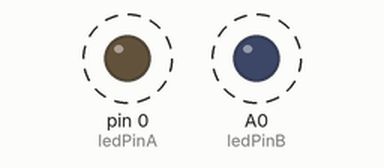
A program run on a simulated Teensy 3. On the bench: output pins drawn as LEDs (lit = HIGH). Dashed ring = blinking.

Above: at 0.05 s.
Timing chart, 0 to 3.0 s (numbered marks = the images above):
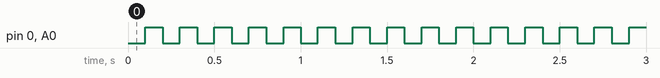

The program:

main.cpp
```cpp
#include <Arduino.h>
#include "ledfunctions.h"


uint8_t ledPinA = 0; //pin of led
uint8_t ledPinB = 14;
uint32_t delaytime_ms = 100;
//uint32_t prevtime_ms = 0;
//uint32_t currenttime_ms = 0;
bool ledstate = LOW;

// the setup function runs once when you press reset or power the board
void setup() {
  // initialize External LED as an output.
  pinMode(ledPinA, OUTPUT);
  pinMode(ledPinB, OUTPUT);
 }

void loop() {
  static uint32_t prevtime_ms = 0; //static makes the value execute on the first call
  uint32_t currenttime_ms = millis();

  if ((currenttime_ms-prevtime_ms) >= delaytime_ms) {
    //reset timer
    prevtime_ms = currenttime_ms;
    toggleLED(ledPinA);
    toggleLED(ledPinB);


    //digitalWrite(ledPin, !digitalRead(ledPin));
  }
}
```

ledfunctions.cpp
```cpp
#include <Arduino.h>

void toggleLED(uint8_t ledPin){
  uint8_t ledstate = digitalRead(ledPin);
  if(ledstate == HIGH){//if LED is ON, Switch LED off
    ledstate = LOW;
    }
    else{ //Switch led ON
    ledstate = HIGH;
    }
    digitalWrite(ledPin, ledstate);
}
```

ledfunctions.h
```cpp
#ifndef LETFUNCTIONS_H
#define LEDFUNCTIONS_H

#include <Arduino.h>

void toggleLED(uint8_t ledPin);

#endif
```

Measured:
- by itself, pin 0 (ledPinA), A0 (ledPinB): alternates HIGH for 0.10 s and LOW for 0.10 s
